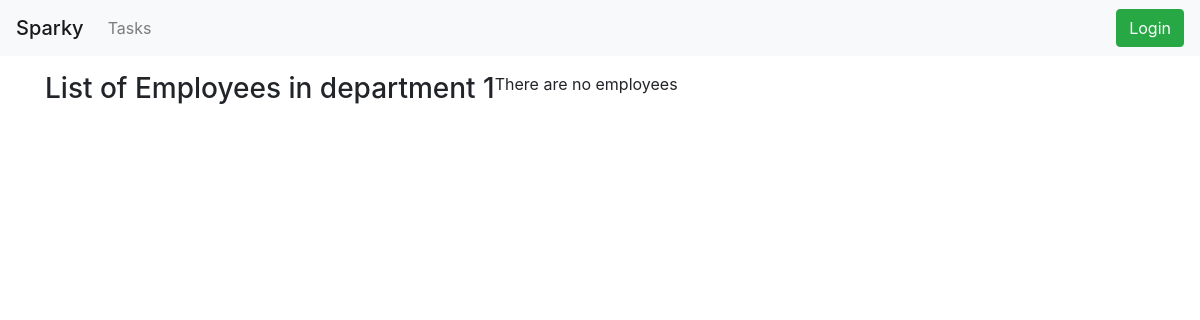
Page /dept1/ on the earlier database version.
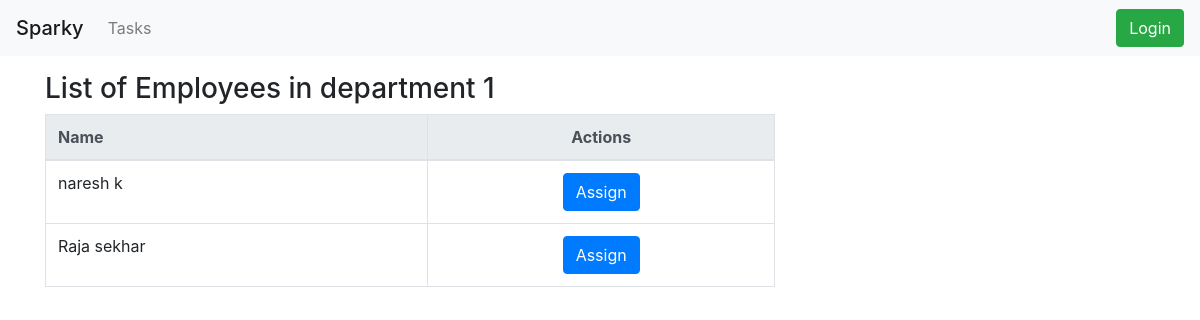
Same page on the later database version.
### employees/models.py (models this page shows)
class Profile(models.Model):
    user = models.OneToOneField(User, on_delete=models.CASCADE)
    designation = models.CharField(max_length= 20 , null= False , blank= False)
    salary= models.IntegerField(null=True, blank=True)
    department1 = 'dept1'
    department2 = 'dept2'
    Departments_in_Organization = [
        (department1, "department1"),
        (department2, "department2"),
    ]
    depatments_in_organization = models.CharField(max_length=10, choices=Departments_in_Organization,
                                                  default=department1)
    class Meta:
        ordering = ('-salary',)
    def __str__(self):
        return "{0} {1} ".format(self.user.first_name, self.user.last_name)

### taskassign/views.py (the view)
# urls.py: path('dept1/', dept1, name = "dept1"),
def dept1(request):
    context = {}
    dept_users = Profile.objects.all().filter(depatments_in_organization = 'dept1')
    context['dept_users'] = dept_users
    context['title'] = "Employees in department 1"
    return render(request,'task/dept1.html', context)

### templates/task/dept1.html (shortened to what this page needs)
{% extends 'base.html' %}
{% block content %}
<div class="row">
        <div class="col-sm-8">
        <p>
            <div class="float-left"><h3>List of {{title}}</h3></div>
        </p>
    <div class="table-responsive-sm">
    {% if dept_users %}
            <table class="table table-bordered">
                <thead class="thead-light">
                    <tr>
                        <th>Name</th>
                        <th class="text-center">Actions</th>
                    </tr>
                </thead>
                <tbody>
            {% for user in dept_users %}
                    <tr>
                        <td scope="row">
                            {{user}}
                        </td>
                        <td class="text-center">
                            <a class="btn btn-primary" href="#">Assign</a>
                        </td>
                    </tr>
                {% endfor %}
                </tbody>
            </table>
        {% else %}
            <p> There are no employees</p>
        {% endif %}
    </div>
</div>
{% endblock content %}

Differences in the rows shown:
added Profile: user.last_name "naresh k"
added Profile: user.last_name "Raja sekhar"
Other differences:
text no longer shown: "There are no employees"
text now shown: "Name Actions"
